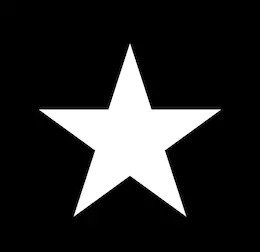
#> input picture star.jpeg, 260 x 252 px
$ python defect_test.py   (older library calls are emulated)
#> lines starting #> are read from the running program, lines starting #| are printed output that depends on the picture; after the words box and inside, x2 and y2 are one past the last pixel; in counts of white or black regions, pixels touching at a corner belong together
#!/usr/bin/python3
# -*- encoding: utf-8 -*-

import cv2
import numpy as np
import os.path

img = cv2.imread(os.path.join(os.getcwd(), 'star.jpeg'))
#> img is the input picture: shape (252, 260, 3); min 0, max 255, mean 40.8
img_gray = cv2.cvtColor(img, cv2.COLOR_BGR2GRAY)

# Get bi-level image out of grayscale img_gray
ret, thresh = cv2.threshold(img_gray, 127, 255, 0)
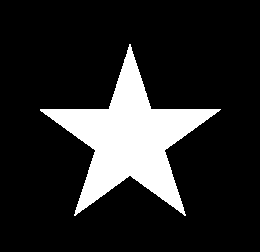
#> thresh: shape (252, 260); 16% white; 1 white region

# Find contours using mode 2 and method 1
_, contours, hierarchy = cv2.findContours(thresh, 2, 1)
#> contours = 1 contour; box (x1, y1, x2, y2) and area: (40, 44, 221, 216) 10160
cnt = contours[0]
#> cnt = contour of 621 points, box (x1, y1, x2, y2) (40, 44, 221, 216), area 10160

# Gets convex hull for set of points
hull = cv2.convexHull(cnt, returnPoints=False)
#> hull = [620, 486, 365, 254, 134, 133, 0]
defects = cv2.convexityDefects(cnt, hull)
#> defects = [[0, 133, 65, 10267], [134, 254, 189, 10241], [254, 365, 309, 10240], [365, 486, 430, 10322], [486, 620, 555, 10342]]

for i in range(defects.shape[0]):
    s, e, f, d = defects[i, 0]
    start = tuple(cnt[s][0])
    end = tuple(cnt[e][0])
    far = tuple(cnt[f][0])
    cv2.line(img, start, end, [0, 255, 0], 2)
    cv2.circle(img, far, 5, [0, 0, 255], -1)
#> this loop made 5 passes
#> (s, e, f, d, start, end, far) on passes 1 to 5: (0, 133, 65, 10267, (129, 44), (40, 109), (108, 109)), (134, 254, 189, 10241, (40, 110), (74, 215), (95, 150)), (254, 365, 309, 10240, (74, 215), (185, 215), (129, 175)), (365, 486, 430, 10322, (185, 215), (220, 109), (164, 150)), (486, 620, 555, 10342, (220, 109), (130, 44), (151, 109))
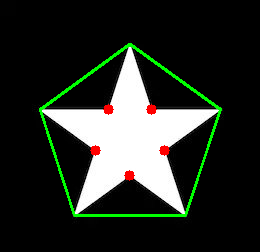
#> img: shape (252, 260, 3); 3.18% of pixels changed, all inside (x1, y1, x2, y2) = (39, 43, 222, 217)

cv2.imshow('Image', img)
cv2.waitKey(0)
cv2.destroyAllWindows()
